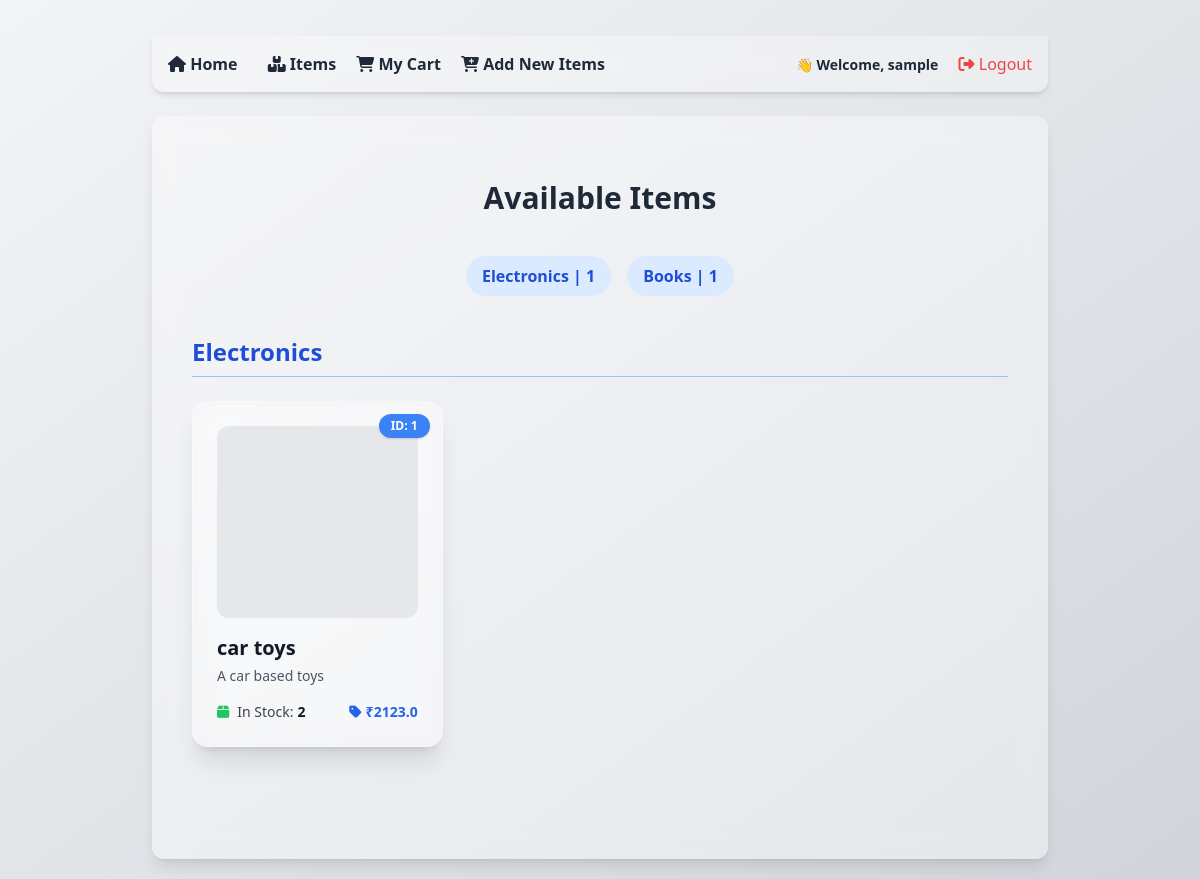
Screenshot of /items (signed in) with the database file from the repository.
### tables this page shows
CREATE TABLE items (
            id INTEGER PRIMARY KEY AUTOINCREMENT,
            name TEXT,
            about TEXT,
            category TEXT,
            price REAL,
            stock INTEGER,
            image_url TEXT
        );

### routes/itemsRoutes.py (the view)
@items_bp.route('/items')
def show_items():
    conn = get_db_connection()
    conn.row_factory = sqlite3.Row
    cursor = conn.cursor()
    cursor.execute("SELECT * FROM items")
    items = cursor.fetchall()
    grouped_items = defaultdict(list)
    for item in items:
        grouped_items[item['category']].append(item)
    item_categories = {}
    for k in grouped_items.keys():
        item_categories[k] = len(grouped_items[k])
    cursor.close()
    conn.close()
    return render_template("items.html", grouped_items=grouped_items, item_categories=item_categories)

### db.py (called while the page is built)
def get_db_connection():
    conn = sqlite3.connect('ecommerce.db')  # This will create the file if it doesn't exist
    conn.row_factory = sqlite3.Row         # Optional: return rows as dictionaries
    return conn

### templates/items.html (shortened to what this page needs)
{% extends "base.html" %}
{% block content %}
<div class="max-w-6xl mx-auto px-4 py-10">
    <h2 class="text-3xl font-bold text-gray-800 mb-10 text-center">Available Items</h2>
    <div class="flex flex-wrap justify-center gap-4 mb-10">
        {% for category in grouped_items.keys() %}
        <button onclick="showCategory('{{ category|replace(' ', '_') }}')"
            class="category-tab bg-blue-100 hover:bg-blue-300 text-blue-700 font-semibold px-4 py-2 rounded-full transition">
            {{ category }} | {{ item_categories[category] }}
        </button>
        {% endfor %}
    </div>
    {% for category, items in grouped_items.items() %}
    <section id="section-{{ category|replace(' ', '_') }}"
        class="category-section mb-12 {% if not loop.first %}hidden{% endif %}">
        <h3 class="text-2xl font-semibold text-blue-700 mb-6 border-b border-blue-300 pb-2">{{ category }}</h3>
        <div class="grid grid-cols-1 sm:grid-cols-2 lg:grid-cols-3 gap-8">
            {% for item in items %}
            <div
                class="bg-white/20 backdrop-blur-md p-6 rounded-2xl shadow-xl hover:shadow-2xl transition transform hover:-translate-y-1 hover:scale-[1.02] border border-white/30">
                <div
                    class="absolute top-3 right-3 bg-blue-500 text-white text-xs font-bold px-3 py-1 rounded-full shadow">
                    ID: {{ item.id }}
                </div>
                <div class="h-48 w-full bg-gray-200 rounded-xl mb-4 bg-cover bg-center"
                    style="background-image: url('{{ item.image_url }}');">
                </div>
                <div class="mb-4">
                    <h4 class="text-xl font-extrabold text-gray-900 drop-shadow-sm">{{ item.name }}</h4>
                    <p class="text-sm text-gray-600 mt-1">{{ item.about }}</p>
                </div>
                <div class="flex flex-col gap-3 mt-4">
                    <div class="flex items-center justify-between text-sm">
                        <span class="flex items-center text-gray-700">
                            <i class="fas fa-box mr-2 text-green-500"></i>
                            In Stock: <strong class="ml-1 text-gray-900">{{ item.stock }}</strong>
                        </span>
                        <span class="flex items-center text-blue-600 font-bold">
                            <i class="fas fa-tag mr-1"></i> ₹{{ item.price }}
                        </span>
                    </div>
                </div>
            </div>
            {% endfor %}
        </div>
    </section>
    {% endfor %}
</div>
{% endblock %}

### static/style.css (style rules this page uses)
body { font-family: sans-serif; padding: 20px; }

### rows the page displays
items: category "Electronics", category "1", id "1", name "car toys", about "A car based toys", stock "2", price "2123.0"
items: category "Books", category "1"

### other values shown
{{ session.username }} "sample"
